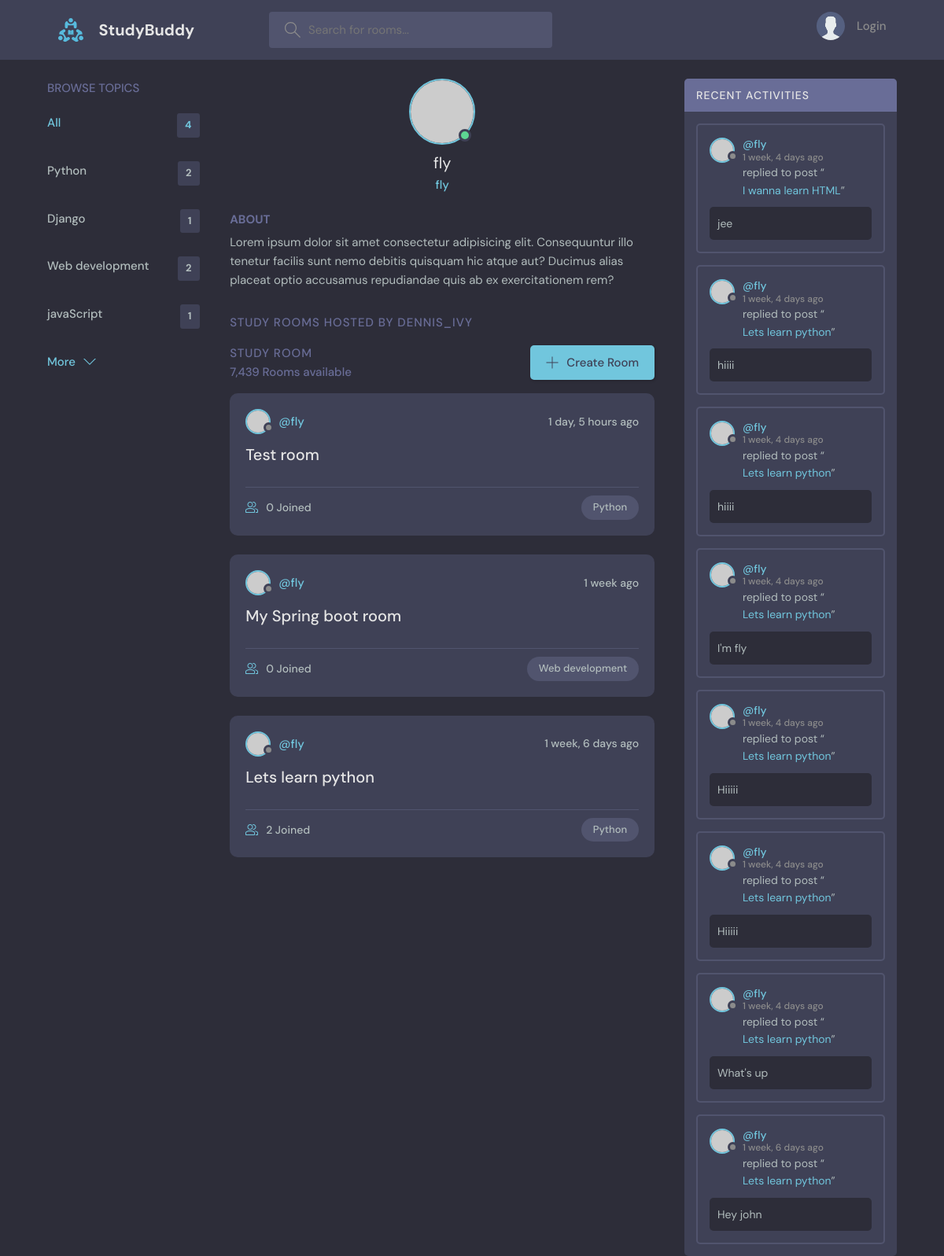
The page /profile/1 on the database as committed earlier.
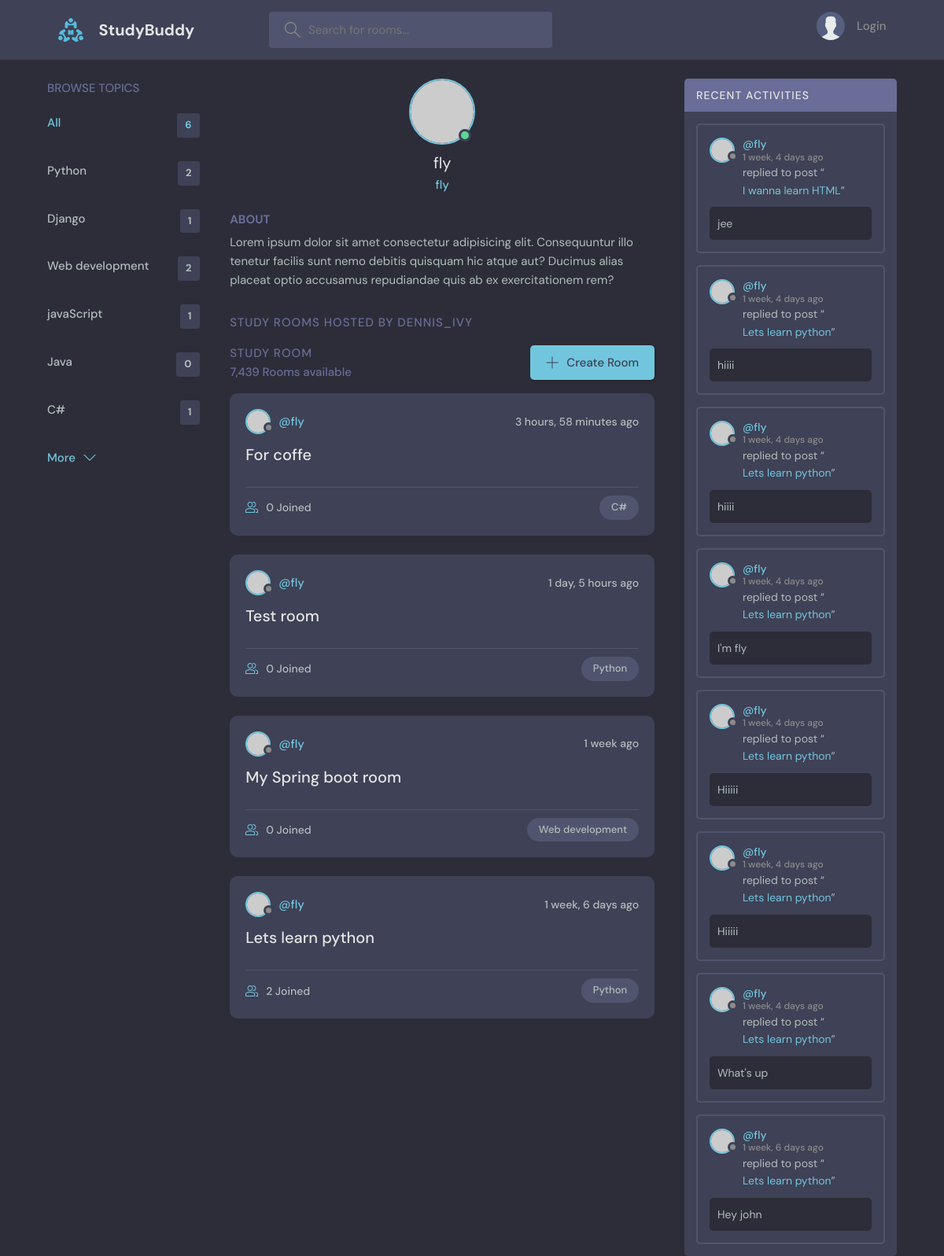
The same page on the database as committed later.
### base/models.py (models this page shows, shortened)
class Topic(models.Model):
    name = models.CharField(max_length=200)
    updated = models.DateTimeField(auto_now=True)
    created = models.DateTimeField(auto_now_add=True)

class Room(models.Model):
    name = models.CharField(max_length=200)
    description = models.TextField(null=True, blank=True)
    host = models.ForeignKey(User, on_delete=models.SET_NULL, null=True)
    topic = models.ForeignKey(Topic, on_delete=models.SET_NULL, null=True)
    participants = models.ManyToManyField(User, related_name="participants")
    updated = models.DateTimeField(auto_now=True)
    created = models.DateTimeField(auto_now_add=True)
    class Meta:
        ordering = ['-updated', '-created']
    def __str__(self) -> str:
        return str(self.name)

class Message(models.Model):
    user = models.ForeignKey(User, on_delete=models.CASCADE)
    room = models.ForeignKey(Room, on_delete=models.CASCADE)
    body = models.TextField()
    updated = models.DateTimeField(auto_now=True)
    created = models.DateTimeField(auto_now_add=True)
    class Meta:
        ordering = ['-created', '-updated']

### base/views.py (the view)
# urls.py: path('profile/<str:pk>', views.user_profile, name='user-profile'),
def user_profile(request, pk):
    user = User.objects.get(id=pk)
    rooms = user.room_set.all()
    rooms_messages = user.message_set.all()
    topics = Topic.objects.all()
    context = {
        "user": user,
        "rooms": rooms,
        "topics": topics,
        "rooms_messages": rooms_messages,
    }
    return render(request, "base/profile.html", context)

### base/templates/base/profile.html (shortened to what this page needs)
{% extends 'main.html' %}
{% block content %}
    <main class="profile-page layout layout--3">
        <div class="container">
            {% include 'base/topics_component.html' %}
            <div class="roomList">
                <div class="profile">
                    <div class="profile__avatar">
                        <div class="avatar avatar--large active">
                            <img src="https://randomuser.me/api/portraits/men/11.jpg"/>
                        </div>
                    </div>
                    <div class="profile__info">
                        <h3>{{ user.username }}</h3>
                        <p>{{ user.username }}</p>
                    </div>
                    <div class="profile__about">
                        <h3>About</h3>
                        <p>
                            Lorem ipsum dolor sit amet consectetur adipisicing elit. Consequuntur illo tenetur
                            facilis sunt nemo debitis quisquam hic atque aut? Ducimus alias placeat optio
                            accusamus repudiandae quis ab ex exercitationem rem?
                        </p>
                    </div>
                </div>
                <div class="roomList__header">
                    <div>
                        <h2>Study Rooms Hosted by dennis_ivy</a>
                        </h2>
                    </div>
                </div>
                <div class="roomList">
                    <div class="roomList__header">
                        <div>
                            <h2>Study Room</h2>
                            <p>7,439 Rooms available</p>
                        </div>
                        <a class="btn btn--main" href="{% url 'room-create' %}">
                            <svg version="1.1" xmlns="http://www.w3.org/2000/svg" width="32" height="32"
                                 viewBox="0 0 32 32">
                                <title>add</title>
                                <path
                                        d="M16.943 0.943h-1.885v14.115h-14.115v1.885h14.115v14.115h1.885v-14.115h14.115v-1.885h-14.115v-14.115z"
                                ></path>
                            </svg>
                            Create Room
                        </a>
                    </div>
                    {% include 'base/feed_component.html' %}
                </div>
            </div>
            {% include 'base/activity_component.html' %}
        </div>
    </main>
{% endblock %}

### templates/main.html (shortened to what this page needs)
{% load static %}
<!DOCTYPE html>
<html lang="en">
<head>
    <link rel="stylesheet" href="{% static 'css/style.css' %}"/>
</head>
<body>
{% include "navbar.html" %}
{% block content %}
{% endblock %}
</body>
</html>

### templates/navbar.html (shortened to what this page needs)
{% load static %}
<header class="header header--loggedIn">
    <div class="container">
        <a href="{% url 'home' %}" class="header__logo">
            <img src="{% static 'images/logo.svg' %}"/>
            <h1>StudyBuddy</h1>
        </a>
        <form class="header__search" method="get" action="{% url 'home' %}">
            <label>
                <input name="q" placeholder="Search for rooms..."/>
            </label>
        </form>
        <nav class="header__menu">
            {% if request.user.is_authenticated %}
                <div class="header__user">
                    <a href="{% url 'user-profile' request.user.id %}">
                        <div class="avatar avatar--medium active">
                            <img src="https://randomuser.me/api/portraits/men/37.jpg"/>
                        </div>
                        <p>{{ request.user }} <span>@{{ request.user.username }}</span></p>
                    </a>
                    <button class="dropdown-button">
                        <svg version="1.1" xmlns="http://www.w3.org/2000/svg" width="32" height="32"
                             viewBox="0 0 32 32">
                            <title>chevron-down</title>
                            <path d="M16 21l-13-13h-3l16 16 16-16h-3l-13 13z"></path>
                        </svg>
                    </button>
                </div>
            {% else %}
                <a href="{% url 'login' %}">
                    <img src="{% static 'images/avatar.svg' %}"/>
                    <p>Login</p>
                </a>
            {% endif %}
        </nav>
    </div>
</header>

### base/templates/base/topics_component.html
<div class="topics">
    <div class="topics__header">
        <h2>Browse Topics</h2>
    </div>
    <ul class="topics__list">
        <li>
            <a href="{% url 'home' %}" class="active">All <span>{{ topics.count }}</span></a>
        </li>
        {% for topic in topics %}
            <li>
                <a href="{% url 'home' %}?q={{ topic.name }}">{{ topic.name }}
                    <span>{{ topic.room_set.all.count }}</span></a>
            </li>
        {% endfor %}
    </ul>
    <a class="btn btn--link" href="../../../theme/topics.html">
        More
        <svg version="1.1" xmlns="http://www.w3.org/2000/svg" width="32" height="32" viewBox="0 0 32 32">
            <title>chevron-down</title>
            <path d="M16 21l-13-13h-3l16 16 16-16h-3l-13 13z"></path>
        </svg>
    </a>
</div>

### base/templates/base/feed_component.html (shortened to what this page needs)
{% for room in rooms %}
    <div class="roomListRoom">
        <div class="roomListRoom__header">
            <a href="{% url 'user-profile' room.host.id %}" class="roomListRoom__author">
                <div class="avatar avatar--small">
                    <img src="https://randomuser.me/api/portraits/women/11.jpg"/>
                </div>
                <span>@{{ room.host.username }}</span>
            </a>
            <div class="roomListRoom__actions">
                <span>{{ room.created|timesince }} ago</span>
            </div>
        </div>
        <div class="roomListRoom__content">
            <a href="{% url 'room-detail' room.id %}">{{ room.name }}</a>
        </div>
        <div class="roomListRoom__meta">
            <a href="{% url 'room-detail' room.id %}" class="roomListRoom__joined">
                {{ room.participants.all.count }} Joined
            </a>
            <p class="roomListRoom__topic">{{ room.topic.name }}</p>
        </div>
    </div>
{% endfor %}

### base/templates/base/activity_component.html (shortened to what this page needs)
<div class="activities">
    <div class="activities__header">
        <h2>Recent Activities</h2>
    </div>
    {% for message in rooms_messages %}
        <div class="activities__box">
            <div class="activities__boxHeader roomListRoom__header">
                <a href="{% url 'user-profile' message.user.id %}" class="roomListRoom__author">
                    <div class="avatar avatar--small">
                        <img src="https://randomuser.me/api/portraits/women/11.jpg"/>
                    </div>
                    <p>
                        @{{ message.user }}
                        <span>{{ message.created|timesince }} ago</span>
                    </p>
                </a>
            </div>
            <div class="activities__boxContent">
                <p>replied to post “<a href="{% url 'room-detail' message.room.id %}">{{ message.room }}</a>”
                </p>
                <div class="activities__boxRoomContent">
                    {{ message.body }}
                </div>
            </div>
        </div>
    {% endfor %}
</div>

Rows that differ between the two databases and show on the page:
added Topic: name "Java", room_set.all.count "0"
added Topic: name "C#", room_set.all.count "1"
added Room: host.username "fly", created "3 hours, 58 minutes", name "For coffe", participants.all.count "0", topic.name "C#"
Other text that changed with them:
{{ topics.count }}: "4" → "6"
